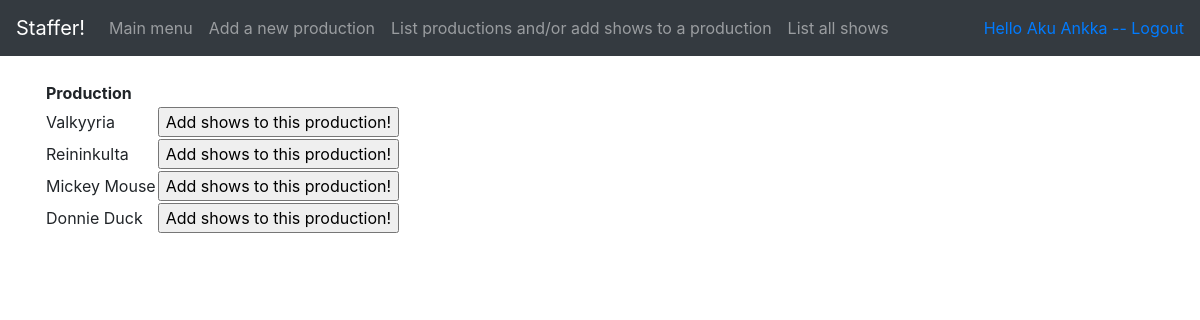
Screenshot of /productions/ (signed in) with the database file from the repository.
### application/auth/models.py (models this page shows, shortened)
class User(db.Model):
    __tablename__ = "account"
    id = db.Column(db.Integer, primary_key=True)
    date_created = db.Column(db.DateTime, default=db.func.current_timestamp())
    date_modified = db.Column(db.DateTime, default=db.func.current_timestamp(),
                              onupdate=db.func.current_timestamp())
    name = db.Column(db.String(144), nullable=False)
    username = db.Column(db.String(144), nullable=False)
    password = db.Column(db.String(144), nullable=False)

### application/productions/models.py (models this page shows, shortened)
class Production(db.Model):
    __tablename__ = "production"
    id = db.Column(db.Integer, primary_key=True)
    date_modified = db.Column(db.DateTime, default=db.func.current_timestamp(),
    onupdate=db.func.current_timestamp())
    name = db.Column(db.String(144), nullable=False)
    shows = db.relationship("Show", backref='production', lazy=True)

### application/productions/views.py (the view)
@app.route("/productions/", methods=["GET"])
@login_required
def productions_index():
    return render_template("productions/list.html", productions = Production.query.all())

### application/__init__.py (called while the page is built)
@login_manager.user_loader
def load_user(user_id):
    return User.query.get(user_id)

### application/templates/productions/list.html
{% extends "layout.html" %}
{% block body %}
  <table>
    <tr>
      <th>Production</th>
      <th></th>
    </tr>
    {% for production in productions %}
    <tr>
      <td>{{ production.name }}</td>
      <td>
        <form method="GET" action="{{ url_for('add_shows_to_production', production_id=production.id) }}">
          <input type="submit" value="Add shows to this production!"/>
        </form>
      </td>
    </tr>
    {% endfor %}
  </table>
{% endblock %}

### application/templates/layout.html (shortened to what this page needs)
<!DOCTYPE html>
<html>
  <head>
    <link rel="stylesheet" href="https://maxcdn.bootstrapcdn.com/bootstrap/4.0.0/css/bootstrap.min.css">
  </head>
  <body>
    <nav class="navbar navbar-expand-md navbar-dark bg-dark mb-4">
      <a class="navbar-brand" href="#">Staffer!</a>
      <div class="collapse navbar-collapse" id="navbarCollapse">
              <ul class="navbar-nav mr-auto">
        {% if current_user.is_authenticated %}
        <li class="nav-item">
          <a class="nav-link" href="{{ url_for('index') }} ">Main menu</a>
        </li>
        <li class="nav-item">
          <a class="nav-link" href="{{ url_for('productions_form') }}">Add a new production</a>
        </li>
        <li class="nav-item">
          <a class="nav-link" href="{{ url_for('productions_index') }}">List productions and/or add shows to a production</a>
        </li>
        <li class="nav-item">
          <a class="nav-link" href="{{ url_for('shows_index') }}">List all shows</a>
        </li>
        {% endif %}
        </ul>
        <div class="form-inline mt-2 mt-md-0">
          {% if current_user.is_authenticated %}
          <a href="{{ url_for('auth_logout') }}">Hello {{ current_user.name }} -- Logout</a>
          {% else %}
          <a href="{{ url_for('auth_login') }}">Login</a>
          {% endif %}
          </div>
        </div>
      </nav>
  <main role="main" class="container">
    {% block body %}{% endblock %}
  </main>
  </body>
</html>

### rows the page displays
User: name "Aku Ankka"
Production: name "Valkyyria"
Production: name "Reininkulta"
Production: name "Mickey Mouse"
Production: name "Donnie Duck"
